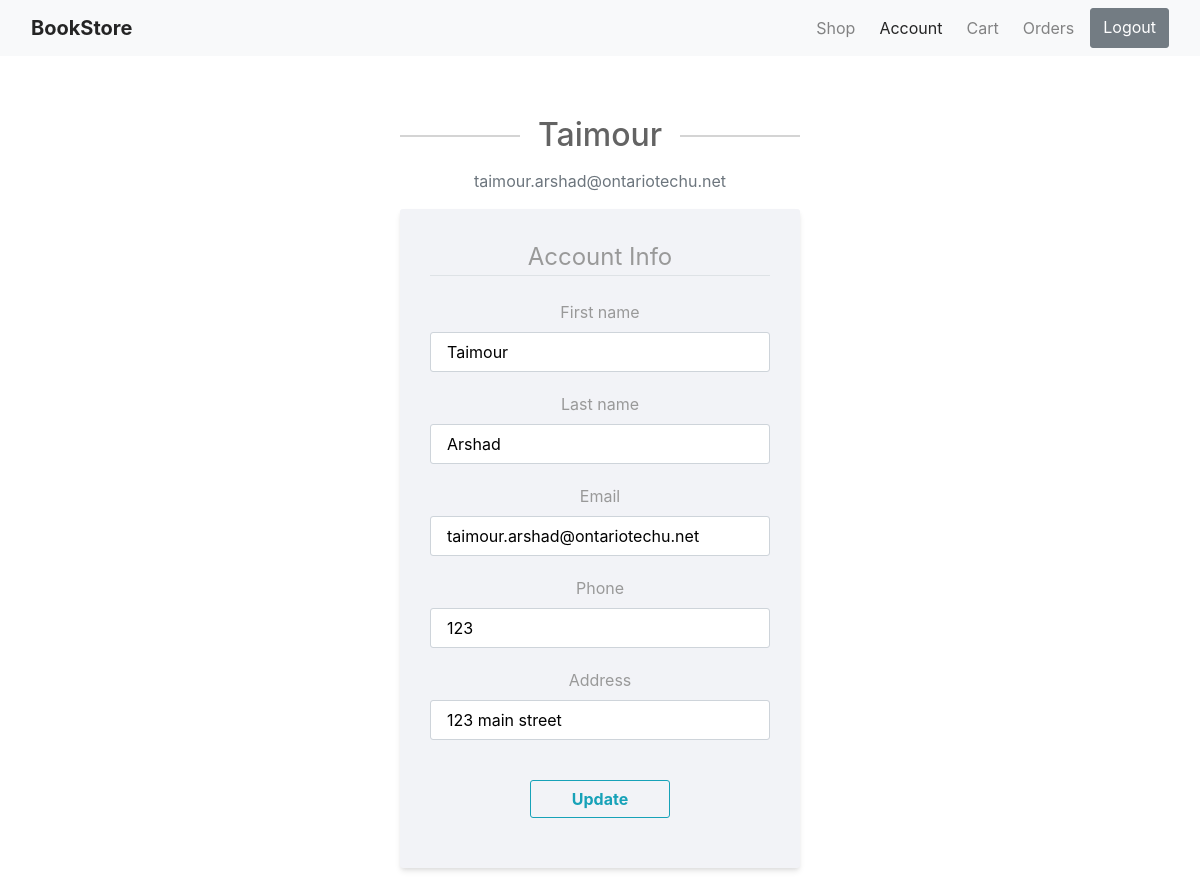
The app's page /account (signed in) with its own data.
### website/models.py (models this page shows, shortened)
class User(db.Model, UserMixin):
    id = db.Column(db.Integer, primary_key = True)
    email = db.Column(db.String(100), unique=True)
    first_name = db.Column(db.String(100))
    last_name = db.Column(db.String(100))
    address = db.Column(db.String(100))
    phone = db.Column(db.String(100))
    password = db.Column(db.String(100))
    order=db.relationship('Order', backref='buyer', lazy=True)
    orderbook=db.relationship('OrderBook', backref='orderby', lazy=True)
    review = db.relationship('Review')

### website/auth.py (the view)
@auth.route("/account", methods=['GET', 'POST'])
@login_required
def account():
    form = UpdateAccountForm()
    if form.validate_on_submit():
        current_user.first_name = form.first_name.data
        current_user.last_name = form.last_name.data
        current_user.email = form.email.data
        current_user.address = form.address.data
        current_user.phone = form.phone.data
        db.session.commit()
        flash('Your account has been updated!', 'success')
        return redirect(url_for('auth.account',user=current_user))
    elif request.method == 'GET':
        form.first_name.data = current_user.first_name
        form.last_name.data = current_user.last_name
        form.email.data = current_user.email
        form.address.data = current_user.address
        form.phone.data = current_user.phone
    return render_template('account.html', title='Account', form=form, user=current_user)

### website/forms.py (shortened to what this page needs)
class UpdateAccountForm(FlaskForm):
    first_name = StringField('First name',validators=[DataRequired(), Length(min=2, max=20)])
    last_name = StringField('Last name',validators=[DataRequired(), Length(min=2, max=20)])
    email = StringField('Email',validators=[DataRequired(), Email()])
    phone = StringField('Phone',validators=[DataRequired()])
    address= StringField ('Address',validators=[DataRequired()])
    submit = SubmitField('Update')

### website/__init__.py (called while the page is built)
def create_app():
    app = Flask(__name__)
    app.config['SECRET_KEY'] = 'password'
    app.config['SQLALCHEMY_DATABASE_URI'] = f'sqlite:///{DB_NAME}'
    db.init_app(app)
    from .models import User, Review, Book,Order
    admin = Admin(app)
    admin.add_view(ModelView(Book, db.session))
    admin.add_view(ModelView(Order, db.session))
    admin.add_view(ModelView(Review, db.session))
    admin.add_view(ModelView(User, db.session))
    from .views import views
    from .auth import auth
    app.register_blueprint(views,url_prefix='/')
    app.register_blueprint(auth,url_prefix='/')
    create_database(app)
    login_manager = LoginManager()
    login_manager.login_view='auth.login'
    login_manager.init_app(app)
    @login_manager.user_loader
    def load_user(id):
        return User.query.get(int(id))
    return app

### website/templates/account.html (shortened to what this page needs)
{% extends "base.html" %}
{% set active_page = "menu4" %}
{% block content %}
<link rel="stylesheet" href="{{ url_for('static', filename='css/account.css') }}">
    <div class="content-section">
      <div class="media">
        <div class="media-body">
          <h2 class="account-heading">{{ current_user.first_name }}</h2>
          <p class="text-secondary">{{ current_user.email }}</p>
        </div>
      </div>
        <form method="POST" action="" >
            <fieldset class="form-group">
                <legend class="border-bottom mb-4">Account Info</legend>
                <div class="form-group">
                    {{ form.first_name.label(class="form-control-label") }}
                    {% if form.first_name.errors %}
                        {{ form.first_name(class="form-control form-control-lg is-invalid") }}
                        <div class="invalid-feedback">
                            {% for error in form.first_name.errors %}
                                <span>{{ error }}</span>
                            {% endfor %}
                        </div>
                    {% else %}
                        {{ form.first_name(class="form-control form-control-lg") }}
                    {% endif %}
                </div>
                    <div class="form-group">
                        {{ form.last_name.label(class="form-control-label") }}
                        {% if form.last_name.errors %}
                            {{ form.last_name(class="form-control form-control-lg is-invalid") }}
                            <div class="invalid-feedback">
                                {% for error in form.first_name.errors %}
                                    <span>{{ error }}</span>
                                {% endfor %}
                            </div>
                        {% else %}
                            {{ form.last_name(class="form-control form-control-lg") }}
                        {% endif %}
                    </div>
                <div class="form-group">
                    {{ form.email.label(class="form-control-label") }}
                    {% if form.email.errors %}
                        {{ form.email(class="form-control form-control-lg is-invalid") }}
                        <div class="invalid-feedback">
                            {% for error in form.email.errors %}
                                <span>{{ error }}</span>
                            {% endfor %}
                        </div>
                    {% else %}
                        {{ form.email(class="form-control form-control-lg") }}
                    {% endif %}
                </div>
                <div class="form-group">
                    {{ form.phone.label(class="form-control-label") }}
                    {% if form.phone.errors %}
                        {{ form.phone(class="form-control form-control-lg is-invalid") }}
                        <div class="invalid-feedback">
                            {% for error in form.address.errors %}
                                <span>{{ error }}</span>
                            {% endfor %}
                        </div>
                    {% else %}
                        {{ form.phone(class="form-control form-control-lg") }}
                    {% endif %}
                </div>
				<div class="form-group">
                    {{ form.address.label(class="form-control-label") }}
                    {% if form.address.errors %}
                        {{ form.address(class="form-control form-control-lg is-invalid") }}
                        <div class="invalid-feedback">
                            {% for error in form.address.errors %}
                                <span>{{ error }}</span>
                            {% endfor %}
                        </div>
                    {% else %}
                        {{ form.address(class="form-control form-control-lg") }}
                    {% endif %}
                </div>
            </fieldset>
            <div class="form-group">
                {{ form.submit(class="btn btn-outline-info") }}
            </div>
        </form>
    </div>
{% endblock content %}

### website/static/css/baseStyle.css (style rules this page uses)
body { margin: auto; text-align: center; }

### website/static/css/account.css (style rules this page uses)
.form-group { text-align: center; }
body { max-height: max-content; }
.form-control { height: 40px; box-shadow: none; color: black; font-size: 16px; }
.form-control, .btn { border-radius: 3px; }
.content-section { width: 400px; margin: 0 auto; padding: 5% 0; }
.content-section h2 { color: #636363; margin: 0 0 15px; position: relative; text-align: center; }
.content-section h2:before, .content-section h2:after { content: ""; height: 2px; width: 30%; background: #d4d4d4; position: absolute; top: 50%; z-index: 2; }
.content-section h2:before { left: 0; }
.content-section h2:after { right: 0; }
.content-section form { color: #999; border-radius: 3px; margin-bottom: 15px; background: #f2f3f7; box-shadow: 0px 2px 2px rgba(0, 0, 0, 0.3); padding: 30px; box-shadow: rgba(0, 0, 0, 0.1) 0px 4px 6px -1px, rgba(0, 0, 0, 0.06) 0px 2px 4px -1px; }
.content-section .form-group { margin-bottom: 20px; }
.content-section .btn { font-size: 16px; font-weight: bold; min-width: 140px; outline: none !important; }

### records on screen
User: first_name "Taimour", email "taimour.arshad@ontariotechu.net", last_name "Arshad", phone "123", address "123 main street"
